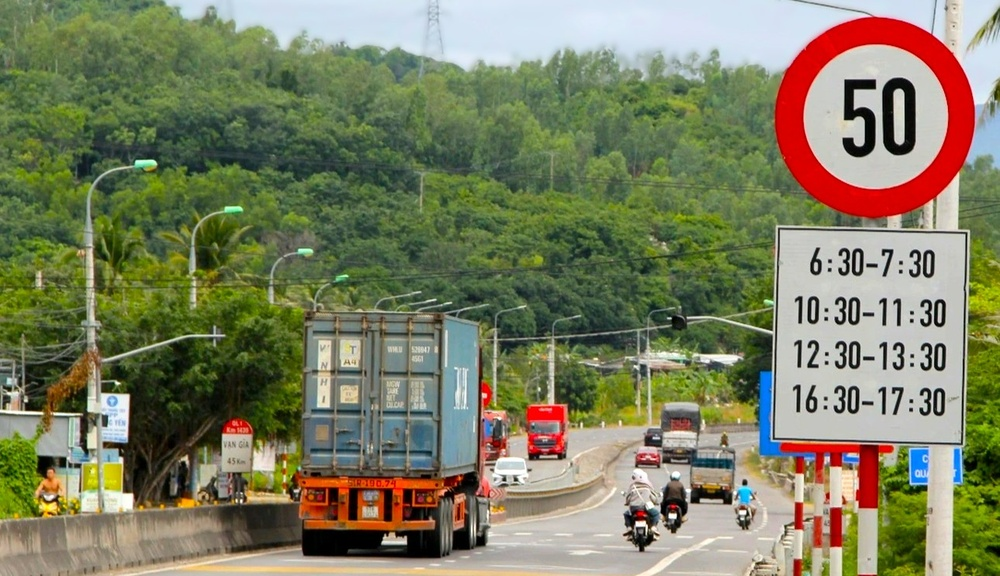
#> input picture test.jpg, 1000 x 576 px, shrunk from 1289 x 742 before the run
$ python HSV.py
#> lines starting #> are read from the running program, lines starting #| are printed output that depends on the picture; after the words box and inside, x2 and y2 are one past the last pixel; in counts of white or black regions, pixels touching at a corner belong together
import cv2
import numpy as np
from tkinter import Tk, filedialog

def nothing(x):
    pass

# Tạo hộp thoại chọn file
Tk().withdraw()  # Ẩn cửa sổ chính của tkinter
file_path = filedialog.askopenfilename(title="Chọn ảnh", filetypes=[("Image Files", "*.jpg *.png *.jpeg *.bmp")])
#> the answer given: test.jpg

if not file_path:
    print("❌ Không có ảnh nào được chọn.")
    exit()

# Đọc ảnh
img = cv2.imread(file_path)
#> img is the input picture: shape (576, 1000, 3); mean B, G, R 96.9, 126.5, 124.4
if img is None:
    print("❌ Lỗi khi đọc ảnh.")
    exit()

cv2.namedWindow('image')

# Tạo các trackbar để chỉnh HSV
cv2.createTrackbar('HMin', 'image', 0, 179, nothing)
#> slider 'HMin' is set to 35
cv2.createTrackbar('SMin', 'image', 0, 255, nothing)
#> slider 'SMin' is set to 51
cv2.createTrackbar('VMin', 'image', 0, 255, nothing)
#> slider 'VMin' is set to 51
cv2.createTrackbar('HMax', 'image', 0, 179, nothing)
#> slider 'HMax' is set to 179
cv2.createTrackbar('SMax', 'image', 0, 255, nothing)
#> slider 'SMax' is set to 255
cv2.createTrackbar('VMax', 'image', 0, 255, nothing)
#> slider 'VMax' is set to 255

# Set mặc định cho Max HSV
cv2.setTrackbarPos('HMax', 'image', 179)
cv2.setTrackbarPos('SMax', 'image', 255)
cv2.setTrackbarPos('VMax', 'image', 255)

# Biến lưu giá trị trước đó
phMin = psMin = pvMin = phMax = psMax = pvMax = 0
waitTime = 33

while True:
    # Lấy giá trị hiện tại của các trackbar
    hMin = cv2.getTrackbarPos('HMin', 'image')
    sMin = cv2.getTrackbarPos('SMin', 'image')
    vMin = cv2.getTrackbarPos('VMin', 'image')
    hMax = cv2.getTrackbarPos('HMax', 'image')
    sMax = cv2.getTrackbarPos('SMax', 'image')
    vMax = cv2.getTrackbarPos('VMax', 'image')

    # Tạo mask theo ngưỡng HSV
    lower = np.array([hMin, sMin, vMin])
    upper = np.array([hMax, sMax, vMax])
    hsv = cv2.cvtColor(img, cv2.COLOR_BGR2HSV)
#> hsv: shape (576, 1000, 3); mean H, S, V 45.7, 96, 139.1
    mask = cv2.inRange(hsv, lower, upper)
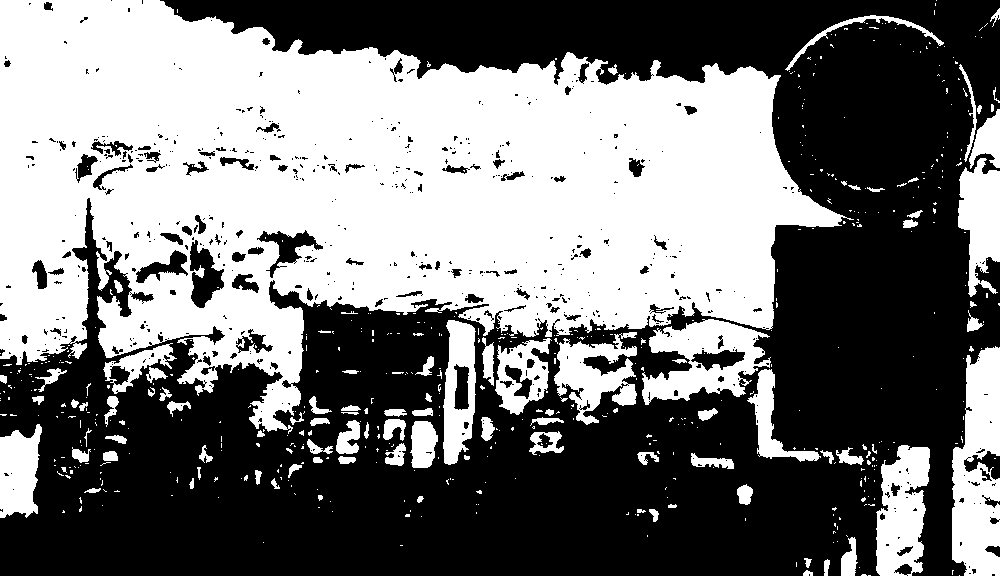
#> mask: shape (576, 1000); 46.2% white; 557 white regions (460 under 20 px), largest, box (x1, y1, x2, y2) and area: (0, 0, 854, 434) 213913, (952, 346, 1000, 576) 8259, (642, 319, 771, 405) 5826
    output = cv2.bitwise_and(img, img, mask=mask)
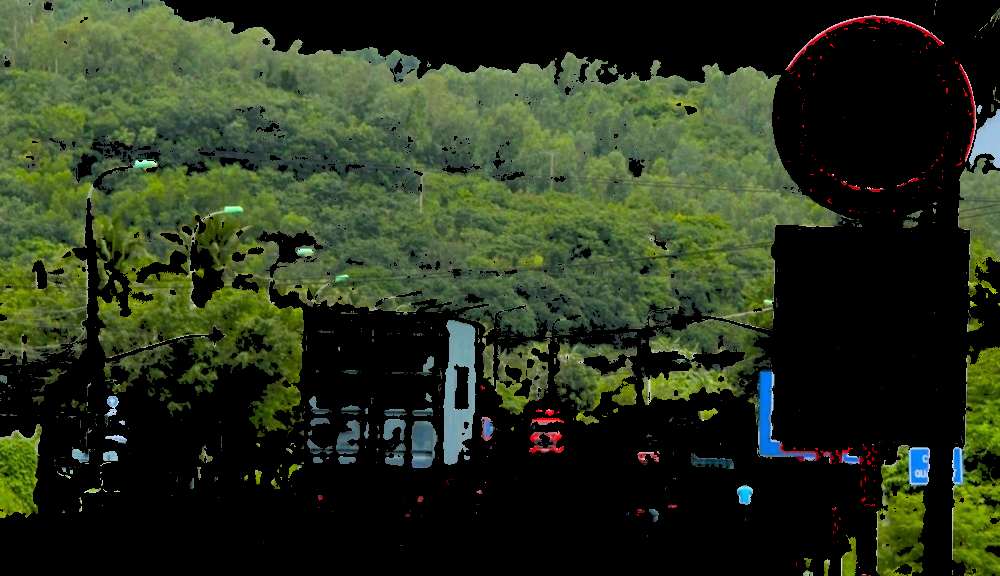
#> output: shape (576, 1000, 3); mean B, G, R 29.4, 50.7, 40.7

    # In ra nếu có thay đổi
    if (phMin != hMin or psMin != sMin or pvMin != vMin or
        phMax != hMax or psMax != sMax or pvMax != vMax):
        print(f"(hMin={hMin}, sMin={sMin}, vMin={vMin}) → (hMax={hMax}, sMax={sMax}, vMax={vMax})")
        phMin, psMin, pvMin = hMin, sMin, vMin
        phMax, psMax, pvMax = hMax, sMax, vMax

    # Hiển thị ảnh kết quả
    cv2.imshow('image', output)

    # Thoát khi nhấn 'q'
    if cv2.waitKey(waitTime) & 0xFF == ord('q'):
#> (key q is pressed here)
        break

cv2.destroyAllWindows()
